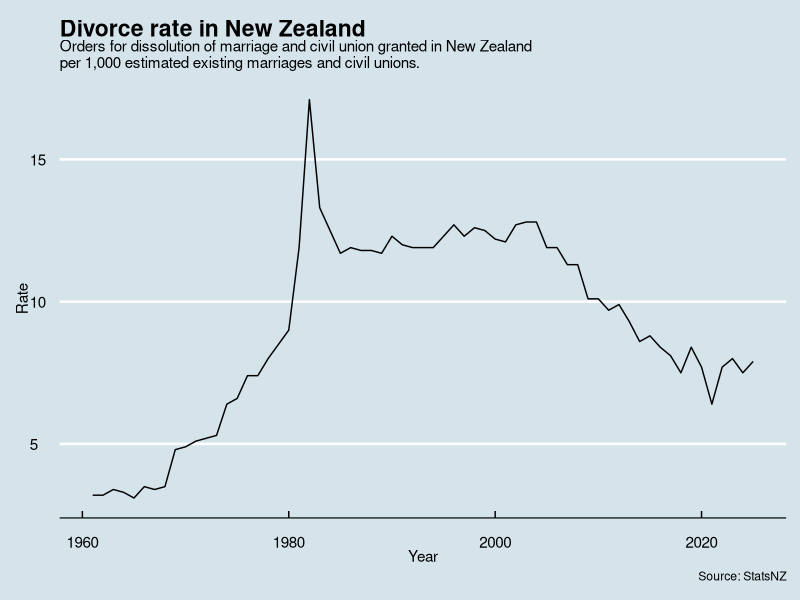

Source code (R):
## ---- chunk 1
#| include: false
library(tidyverse)
library(ggthemes)
## ---- chunk 2
divorces <- read_csv(
  "DMR361501_20260505_082315_32.csv",
  col_names = c("Year", "Rate"),
  skip = 2,
  n_max = 65
)
## ---- chunk 3
divorces |>
  ggplot(aes(x = Year, y = Rate)) +
  geom_line() +
  labs(
    title = 'Divorce rate in New Zealand',
    subtitle = 'Orders for dissolution of marriage and civil union granted in New Zealand\nper 1,000 estimated existing marriages and civil unions.',
    caption = 'Source: StatsNZ'
  ) +
  theme_economist()
